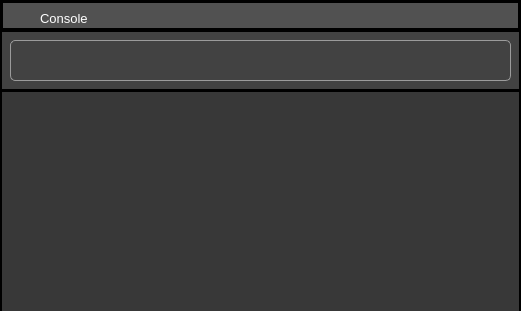
     <widget class="QFrame" name="frame_4">
      <property name="geometry">
       <rect>
        <x>40</x>
        <y>680</y>
        <width>521</width>
        <height>311</height>
       </rect>
      </property>
      <property name="styleSheet">
       <string notr="true">border:0px;</string>
      </property>
      <property name="frameShape">
       <enum>QFrame::StyledPanel</enum>
      </property>
      <property name="frameShadow">
       <enum>QFrame::Raised</enum>
      </property>
      <widget class="QFrame" name="frame_9">
       <property name="geometry">
        <rect>
         <x>0</x>
         <y>0</y>
         <width>521</width>
         <height>31</height>
        </rect>
       </property>
       <property name="styleSheet">
        <string notr="true">border: 3px solid rgb(0,0,0);

background-color: rgb(81, 81, 81);</string>
       </property>
       <property name="frameShape">
        <enum>QFrame::StyledPanel</enum>
       </property>
       <property name="frameShadow">
        <enum>QFrame::Raised</enum>
       </property>
       <widget class="QLabel" name="label_19">
        <property name="geometry">
         <rect>
          <x>40</x>
          <y>10</y>
          <width>61</width>
          <height>16</height>
         </rect>
        </property>
        <property name="font">
         <font>
          <family>Arial</family>
          <pointsize>10</pointsize>
          <weight>50</weight>
          <bold>false</bold>
         </font>
        </property>
        <property name="styleSheet">
         <string notr="true">border:0px;
color: rgb(255, 255,255);
background-color: rgb(255, 255);</string>
        </property>
        <property name="text">
         <string>Console</string>
        </property>
       </widget>
      </widget>
      <widget class="QFrame" name="frame_6">
       <property name="geometry">
        <rect>
         <x>0</x>
         <y>90</y>
         <width>521</width>
         <height>301</height>
        </rect>
       </property>
       <property name="styleSheet">
        <string notr="true">border: 2px solid rgb(0,0,0);
background-color: rgb(56, 56, 56);</string>
       </property>
       <property name="frameShape">
        <enum>QFrame::StyledPanel</enum>
       </property>
       <property name="frameShadow">
        <enum>QFrame::Raised</enum>
       </property>
      </widget>
      <widget class="QFrame" name="frame_10">
       <property name="geometry">
        <rect>
         <x>0</x>
         <y>30</y>
         <width>521</width>
         <height>61</height>
        </rect>
       </property>
       <property name="styleSheet">
        <string notr="true">border: 2px solid rgb(0,0,0);
background-color: rgb(66, 66, 66);</string>
       </property>
       <property name="frameShape">
        <enum>QFrame::StyledPanel</enum>
       </property>
       <property name="frameShadow">
        <enum>QFrame::Raised</enum>
       </property>
       <widget class="QLineEdit" name="lineEdit">
        <property name="geometry">
         <rect>
          <x>10</x>
          <y>10</y>
          <width>501</width>
          <height>41</height>
         </rect>
        </property>
        <property name="styleSheet">
         <string notr="true">border:1px solid rgb(155,155,155);
border-radius:5px;</string>
        </property>
       </widget>
      </widget>
     </widget>
